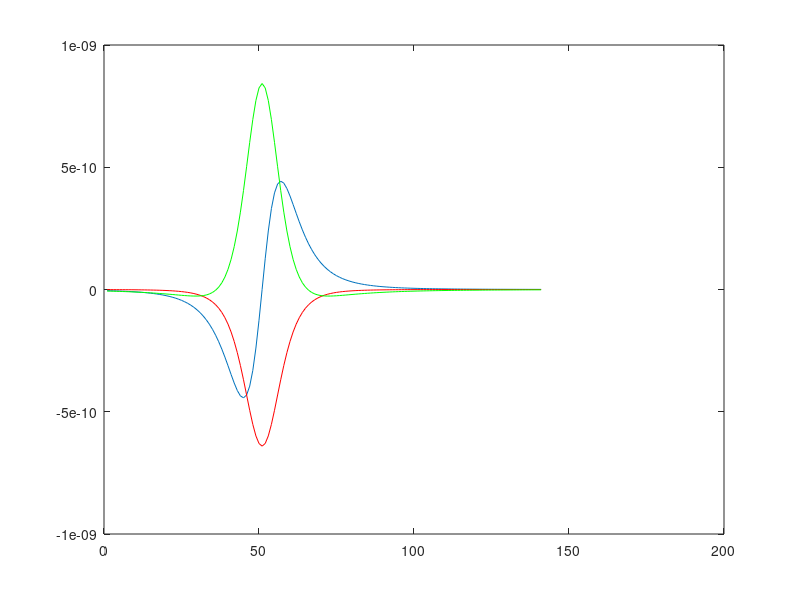

Source code (MATLAB):
v2=0;r=0;mx=0;my=0;mz=0;bx=0;by=0;bz=0;
d=0;mx2=0;my2=0;mz2=0;b1=0;b2=0;b3=0;sd=0;x2=0;y2=0;z2=0;x1=0;y1=0;z1=0;
x=0;y=0;z=0;m=0;b=0;br=0;

for rr=1:1:141
for j=1:1:11
  
    rrr= 41-rr;
x1= rrr+j-1;
for k=1:1:11
z1=-k;
for l=1:1:11
y1= -5+l-1;
r1=sqrt(x1^2+y1^2+z1^2);
c=(4*pi*10^-7)/(4*pi*r1^5);
mx(k,l,j)=10;
my(k,l,j)=10;
mz(k,l,j)=10;

       
x(k,l,j)=x1; %2(q,s,t)
y(k,l,j)=y1; %2(q,s,t);
z(k,l,j)=z1; %2(q,s,t);
r(k,l,j)=r1;
     
d(1,1,j)=3*x(k,l,j)^2-r(k,l,j)^2;
d(1,2,j)=3*x(k,l,j)*y(k,l,j);
d(1,3,j)=3*x(k,l,j)*z(k,l,j);
d(2,1,j)=3*x(k,l,j)*y(k,l,j);
d(2,2,j)=3*y(k,l,j)^2-r(k,l,j)^2;
d(2,3,j)=3*y(k,l,j)*z(k,l,j);
d(3,1,j)=3*x(k,l,j)*z(k,l,j);
d(3,2,j)=3*y(k,l,j)*z(k,l,j);
d(3,3,j)=3*z(k,l,j)^2-r(k,l,j)^2;

m(1,1,j)=mx(k,l,j);
m(2,1,j)=my(k,l,j);
m(3,1,j)=mz(k,l,j);
%sd(a,b,j)=d(a,b);
end
end

for e=1:1:3;
for f=1:1:3;
 b(f,1,j)= c*d(e,f,j)*m(f,1,j);
end
end
bx(rr)=b(1,1,j);
by(rr)=b(2,1,j);
bz(rr)=b(3,1,j);
br(rr)=sqrt(bx(rr)^2+by(rr)^2+bz(rr)^2);
end
end
%x1,y1,z1
plot(bx)
hold on
plot (by,'-r')
hold on;
plot (bz,'g')

